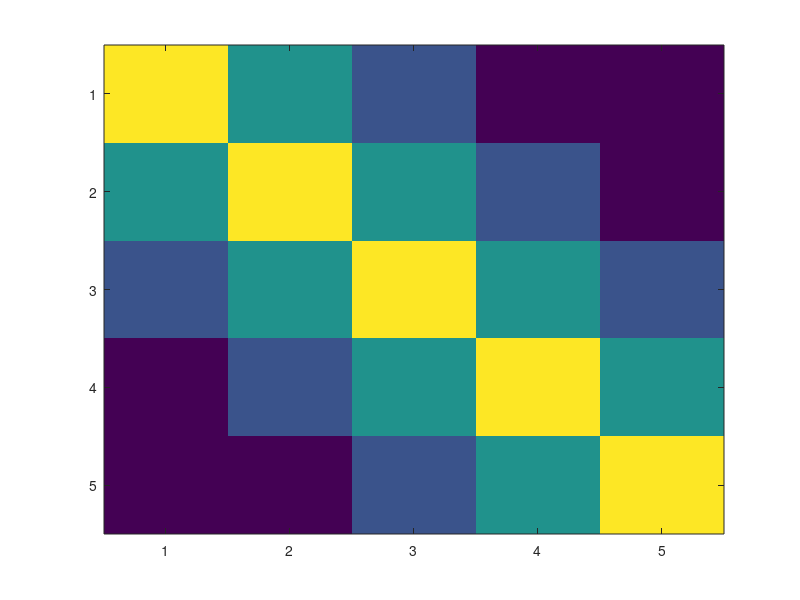

Recreate this plot in MATLAB. (Note: this script raises an error after producing the figure.)
clear, clc,

s=100;
s0 = s/2;
s1 = s-s0;

k=5;

mu0=zeros(1,k);
mu1=0.1*ones(1,k); %[1 1 4 0 0];
Sig=eye(k);
c=0.5;
Sig(2:k+1:k^2)=c*ones(4,1);
Sig(k+1:k+1:k^2)=c*ones(4,1);

d=0.25;
Sig(3:k+1:4*k)=d*ones(3,1);
Sig(2*k+1:k+1:5*k)=d*ones(3,1);

Sig0=Sig;

imagesc(Sig0)
L=chol(Sig0);

Sig1=eye(k);

inds.y0trn  = 1:s0/2;
inds.y1trn  = s0+1:s-s1/2;
inds.y0tst  = s0/2+1:s0;
inds.y1tst  = s0+s1/2+1:s;
inds.ytst   = [inds.y0tst inds.y1tst];
inds.s_tst  = length(inds.ytst);


x=randn(k,s);
for i=1:s
    if any(i==[inds.y0trn inds.y0tst])
        x(:,i)=x(:,i)'*L;
    else
        x(:,i)=x(:,i)'*Sig1;
    end
end

x(:,s0+1:s)=x(:,s0+1:s)+repmat(mu1',1,s1);
y=[zeros(s0,1); ones(s1,1)];



alg.LDA=[];
alg.QDA=[];

% % use correct params
params.mu0=mu0';
params.mu1=mu1';
params.InvSig=inv(Sig);
params.InvSig0=inv(L);
params.InvSig1=eye(k);

params.lnprior0 = log(s0/s);
params.lnprior1 = log(s1/s);
%
Lhat_true = discriminant_classifiers(x,y',params,alg)


% estimate params
est_params = get_QDA_params(x,inds);
Lhat_est = discriminant_classifiers(x,y',est_params,alg)
